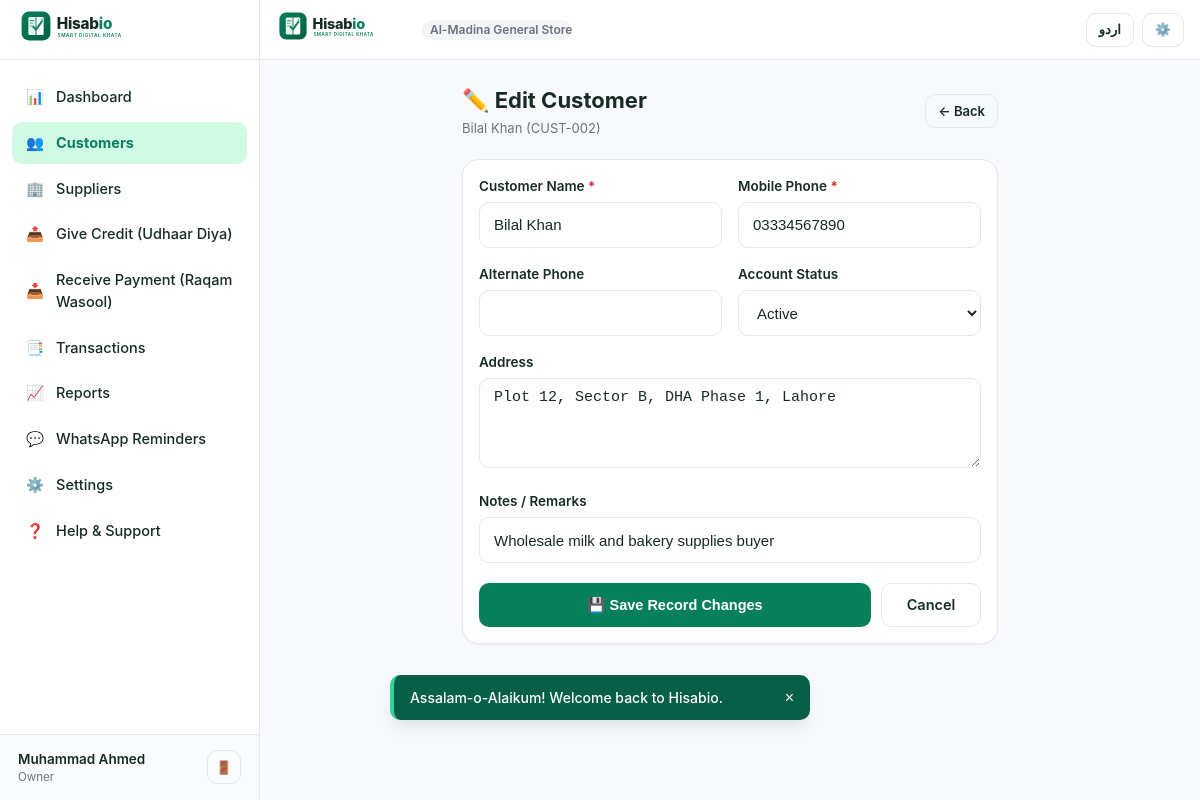
Page /customer-edit.php?id=2 (signed in) on the committed database.
### tables this page shows
CREATE TABLE `users` (
  `id` INT UNSIGNED AUTO_INCREMENT PRIMARY KEY,
  `full_name` VARCHAR(150) NOT NULL,
  `email` VARCHAR(191) NULL,
  `mobile` VARCHAR(25) NOT NULL,
  `password_hash` VARCHAR(255) NOT NULL,
  `status` ENUM('active', 'inactive', 'suspended') DEFAULT 'active',
  `created_at` DATETIME NOT NULL DEFAULT CURRENT_TIMESTAMP,
  `updated_at` DATETIME NOT NULL DEFAULT CURRENT_TIMESTAMP ON UPDATE CURRENT_TIMESTAMP,
  UNIQUE KEY `idx_users_mobile` (`mobile`),
  KEY `idx_users_email` (`email`)
);

CREATE TABLE `roles` (
  `id` INT UNSIGNED AUTO_INCREMENT PRIMARY KEY,
  `business_id` INT UNSIGNED NOT NULL,
  `role_name` VARCHAR(100) NOT NULL,
  `permissions` JSON NULL,
  `created_at` DATETIME NOT NULL DEFAULT CURRENT_TIMESTAMP,
  CONSTRAINT `fk_roles_business` FOREIGN KEY (`business_id`) REFERENCES `businesses` (`id`) ON DELETE CASCADE
);

CREATE TABLE `businesses` (
  `id` INT UNSIGNED AUTO_INCREMENT PRIMARY KEY,
  `business_name` VARCHAR(200) NOT NULL,
  `business_code` VARCHAR(50) NOT NULL UNIQUE,
  `owner_user_id` INT UNSIGNED NOT NULL,
  `business_category` VARCHAR(100) DEFAULT 'General Store',
  `logo` VARCHAR(255) NULL,
  `currency` VARCHAR(10) DEFAULT 'PKR',
  `country` VARCHAR(50) DEFAULT 'Pakistan',
  `city` VARCHAR(100) DEFAULT 'Lahore',
  `address` TEXT NULL,
  `phone` VARCHAR(25) NULL,
  `receipt_footer` TEXT NULL,
  `timezone` VARCHAR(50) DEFAULT 'Asia/Karachi',
  `language` VARCHAR(10) DEFAULT 'en',
  `status` ENUM('active', 'inactive') DEFAULT 'active',
  `created_at` DATETIME NOT NULL DEFAULT CURRENT_TIMESTAMP,
  `updated_at` DATETIME NOT NULL DEFAULT CURRENT_TIMESTAMP ON UPDATE CURRENT_TIMESTAMP,
  CONSTRAINT `fk_businesses_owner` FOREIGN KEY (`owner_user_id`) REFERENCES `users` (`id`) ON DELETE CASCADE
);

CREATE TABLE `customers` (
  `id` INT UNSIGNED AUTO_INCREMENT PRIMARY KEY,
  `business_id` INT UNSIGNED NOT NULL,
  `customer_code` VARCHAR(50) NOT NULL,
  `name` VARCHAR(150) NOT NULL,
  `mobile` VARCHAR(25) NOT NULL,
  `alternate_mobile` VARCHAR(25) NULL,
  `address` TEXT NULL,
  `notes` TEXT NULL,
  `status` ENUM('active', 'archived') DEFAULT 'active',
  `created_by` INT UNSIGNED NULL,
  `created_at` DATETIME NOT NULL DEFAULT CURRENT_TIMESTAMP,
  `updated_at` DATETIME NOT NULL DEFAULT CURRENT_TIMESTAMP ON UPDATE CURRENT_TIMESTAMP,
  `archived_at` DATETIME NULL,
  UNIQUE KEY `idx_cust_code_bus` (`business_id`, `customer_code`),
  KEY `idx_cust_mobile_bus` (`business_id`, `mobile`),
  KEY `idx_cust_name_bus` (`business_id`, `name`),
  CONSTRAINT `fk_customers_business` FOREIGN KEY (`business_id`) REFERENCES `businesses` (`id`) ON DELETE CASCADE
);

### includes/lang.php (called while the page is built, shortened)
<?php
function get_current_lang(): string {
    return $_SESSION['app_lang'] ?? 'en';
}
function is_rtl(): bool {
    return get_current_lang() === 'ur';
}
function get_translations(): array {
    static $dict = null;
    if ($dict !== null) {
        return $dict;
    }
    return $dict;
}
function __(string $key): string {
    $lang = get_current_lang();
    $translations = get_translations();
    return $translations[$lang][$key] ?? $translations['en'][$key] ?? $key;
}

### includes/auth.php (called while the page is built, shortened)
<?php
function is_logged_in(): bool {
    return !empty($_SESSION['user_id']) && !empty($_SESSION['business_id']);
}
function current_user(): ?array {
    $pdo = get_db();
    $stmt = $pdo->prepare("SELECT id, full_name, email, mobile, status FROM users WHERE id = ?");
    $stmt->execute([$_SESSION['user_id']]);
    $user = $stmt->fetch() ?: null;
    return $user;
}
function current_business(): ?array {
    static $business = null;
    if ($business !== null) {
        return $business;
    }
    $pdo = get_db();
    $stmt = $pdo->prepare("
        SELECT b.*, r.role_name, r.permissions
        FROM businesses b
        JOIN business_users bu ON bu.business_id = b.id
        JOIN roles r ON r.id = bu.role_id
        WHERE b.id = ? AND bu.user_id = ? AND b.status = 'active'
    ");
    $stmt->execute([$_SESSION['business_id'], $_SESSION['user_id']]);
    $business = $stmt->fetch() ?: null;
    return $business;
}

### customer-edit.php (the view, shortened to what this page needs)
<?php
require_once __DIR__ . '/includes/auth.php';
$biz = current_business();
$biz_id = (int)$biz['id'];
$customer_id = (int)($_GET['id'] ?? 0);
$pdo = get_db();
$stmt = $pdo->prepare("SELECT * FROM customers WHERE id = ? AND business_id = ?");
$stmt->execute([$customer_id, $biz_id]);
$customer = $stmt->fetch();
include __DIR__ . '/includes/header.php';
?>
<div class="page-container" style="max-width: 600px;">
  <div class="page-header">
    <div>
      <h1 class="page-title">✏️ Edit Customer</h1>
      <p class="page-subtitle"><?= htmlspecialchars($customer['name']) ?> (<?= htmlspecialchars($customer['customer_code']) ?>)</p>
    </div>
    <a href="<?= BASE_URL ?>customer-profile.php?id=<?= $customer['id'] ?>" class="btn btn-outline btn-sm">
      ← <?= __('back') ?>
    </a>
  </div>
  <div class="card">
    <form method="POST" action="" data-loading-state>
      <div class="form-row">
        <div class="form-group">
          <label class="form-label" for="name">
            <?= __('customer_name') ?> <span class="required">*</span>
          </label>
          <input
            type="text"
            id="name"
            name="name"
            class="form-control"
            value="<?= htmlspecialchars($customer['name']) ?>"
            required
          >
        </div>
        <div class="form-group">
          <label class="form-label" for="mobile">
            <?= __('phone') ?> <span class="required">*</span>
          </label>
          <input
            type="tel"
            id="mobile"
            name="mobile"
            class="form-control"
            value="<?= htmlspecialchars($customer['mobile']) ?>"
            required
          >
        </div>
      </div>
      <div class="form-row">
        <div class="form-group">
          <label class="form-label" for="alternate_mobile">Alternate Phone</label>
          <input
            type="tel"
            id="alternate_mobile"
            name="alternate_mobile"
            class="form-control"
            value="<?= htmlspecialchars($customer['alternate_mobile'] ?? '') ?>"
          >
        </div>
        <div class="form-group">
          <label class="form-label" for="status">Account Status</label>
          <select id="status" name="status" class="form-control">
            <option value="active" <?= $customer['status'] === 'active' ? 'selected' : '' ?>>Active</option>
          </select>
        </div>
      </div>
      <div class="form-group">
        <label class="form-label" for="address">Address</label>
        <textarea id="address" name="address" class="form-control" rows="2"><?= htmlspecialchars($customer['address'] ?? '') ?></textarea>
      </div>
      <div class="form-group">
        <label class="form-label" for="notes"><?= __('notes') ?></label>
        <input type="text" id="notes" name="notes" class="form-control" value="<?= htmlspecialchars($customer['notes'] ?? '') ?>">
      </div>
      <div style="display: flex; gap: 10px; margin-top: 20px;">
        <button type="submit" class="btn btn-primary" style="flex: 1;" data-loading-text="Saving Changes...">
          💾 <?= __('save') ?> Changes
        </button>
        <a href="<?= BASE_URL ?>customer-profile.php?id=<?= $customer['id'] ?>" class="btn btn-outline" style="min-width: 100px;">
          <?= __('cancel') ?>
        </a>
      </div>
    </form>
  </div>
</div>
<?php include __DIR__ . '/includes/footer.php'; ?>

### includes/header.php (shortened to what this page needs)
<?php
require_once __DIR__ . '/auth.php';
require_once __DIR__ . '/lang.php';
$current_user = current_user();
$current_business = current_business();
$is_rtl = is_rtl();
$lang = get_current_lang();
?>
<!DOCTYPE html>
<html lang="<?= $lang ?>" dir="<?= $is_rtl ? 'rtl' : 'ltr' ?>">
<head>
  <link rel="stylesheet" href="<?= BASE_URL ?>assets/css/style.css?v=<?= APP_VERSION ?>">
  <link rel="stylesheet" href="<?= BASE_URL ?>assets/css/responsive.css?v=<?= APP_VERSION ?>">
  <link rel="stylesheet" href="<?= BASE_URL ?>assets/css/animations.css?v=<?= APP_VERSION ?>">
  <link rel="stylesheet" href="<?= BASE_URL ?>assets/css/print.css?v=<?= APP_VERSION ?>" media="print">
</head>
<body class="page-enter">
  <div class="app-layout">
    <?php if (is_logged_in()): ?>
      <?php include __DIR__ . '/sidebar.php'; ?>
    <?php endif; ?>
    <main class="main-content">
      <header class="app-header no-print">
        <div class="header-brand">
          <a href="<?= is_logged_in() ? BASE_URL . 'dashboard.php' : BASE_URL . 'login.php' ?>" class="d-flex align-items-center">
            <img src="<?= BASE_URL ?>assets/images/logo.svg" alt="Hisabio Logo">
          </a>
          <?php if ($current_business): ?>
            <span class="badge badge-neutral" style="max-width: 150px; overflow: hidden; text-overflow: ellipsis; white-space: nowrap;">
              <?= htmlspecialchars($current_business['business_name']) ?>
            </span>
          <?php endif; ?>
        </div>
        <div class="header-actions">
          <?php if ($lang === 'en'): ?>
            <a href="?lang=ur" class="btn btn-outline btn-sm" title="اردو میں تبدیل کریں">اردو</a>
          <?php else: ?>
            <a href="?lang=en" class="btn btn-outline btn-sm" title="Switch to English">English</a>
          <?php endif; ?>
          <?php if (is_logged_in()): ?>
            <a href="<?= BASE_URL ?>settings.php" class="btn btn-outline btn-sm" title="<?= __('settings') ?>" aria-label="<?= __('settings') ?>">
              ⚙️
            </a>
          <?php else: ?>
            <a href="<?= BASE_URL ?>login.php" class="btn btn-primary btn-sm"><?= __('login') ?></a>
          <?php endif; ?>
        </div>
      </header>

### includes/sidebar.php
<?php
$current_page = basename($_SERVER['PHP_SELF'] ?? '');
?>
<aside class="app-sidebar no-print">
  <div class="sidebar-header">
    <a href="<?= BASE_URL ?>dashboard.php">
      <img src="<?= BASE_URL ?>assets/images/logo.svg" alt="Hisabio">
    </a>
  </div>
  <nav class="sidebar-nav">
    <a href="<?= BASE_URL ?>dashboard.php" class="sidebar-link <?= $current_page === 'dashboard.php' ? 'active' : '' ?>">
      <span>📊</span>
      <span><?= __('dashboard') ?></span>
    </a>
    <a href="<?= BASE_URL ?>customers.php" class="sidebar-link <?= in_array($current_page, ['customers.php', 'customer-add.php', 'customer-edit.php', 'customer-profile.php', 'customer-ledger.php', 'customer-statement.php'], true) ? 'active' : '' ?>">
      <span>👥</span>
      <span><?= __('customers') ?></span>
    </a>
    <a href="<?= BASE_URL ?>suppliers.php" class="sidebar-link <?= in_array($current_page, ['suppliers.php', 'supplier-add.php', 'supplier-edit.php', 'supplier-profile.php', 'supplier-ledger.php', 'supplier-statement.php'], true) ? 'active' : '' ?>">
      <span>🏢</span>
      <span><?= __('suppliers') ?></span>
    </a>
    <a href="<?= BASE_URL ?>give-credit.php" class="sidebar-link <?= $current_page === 'give-credit.php' ? 'active' : '' ?>">
      <span>📤</span>
      <span><?= __('give_credit') ?></span>
    </a>
    <a href="<?= BASE_URL ?>receive-payment.php" class="sidebar-link <?= $current_page === 'receive-payment.php' ? 'active' : '' ?>">
      <span>📥</span>
      <span><?= __('receive_payment') ?></span>
    </a>
    <a href="<?= BASE_URL ?>transactions.php" class="sidebar-link <?= in_array($current_page, ['transactions.php', 'transaction-details.php', 'transaction-reverse.php'], true) ? 'active' : '' ?>">
      <span>📑</span>
      <span><?= __('transactions') ?></span>
    </a>
    <a href="<?= BASE_URL ?>reports.php" class="sidebar-link <?= $current_page === 'reports.php' ? 'active' : '' ?>">
      <span>📈</span>
      <span><?= __('reports') ?></span>
    </a>
    <a href="<?= BASE_URL ?>reminders.php" class="sidebar-link <?= $current_page === 'reminders.php' ? 'active' : '' ?>">
      <span>💬</span>
      <span><?= __('reminders') ?></span>
    </a>
    <a href="<?= BASE_URL ?>settings.php" class="sidebar-link <?= in_array($current_page, ['settings.php', 'appearance.php', 'security.php', 'backup.php', 'users.php', 'roles.php'], true) ? 'active' : '' ?>">
      <span>⚙️</span>
      <span><?= __('settings') ?></span>
    </a>
    <a href="<?= BASE_URL ?>help.php" class="sidebar-link <?= $current_page === 'help.php' ? 'active' : '' ?>">
      <span>❓</span>
      <span><?= __('help_support') ?></span>
    </a>
  </nav>
  <div class="sidebar-footer">
    <div class="business-pill">
      <span class="business-pill-name"><?= htmlspecialchars($current_user['full_name'] ?? 'User') ?></span>
      <span class="business-pill-role"><?= htmlspecialchars($current_business['role_name'] ?? 'Owner') ?></span>
    </div>
    <a href="<?= BASE_URL ?>logout.php" class="btn btn-outline btn-sm" title="<?= __('logout') ?>" style="padding: 4px 8px;">
      🚪
    </a>
  </div>
</aside>

### rows in the picture
users: full_name "Muhammad Ahmed"
roles: role_name "Owner", business.business_name "Al-Madina General S…"
customers: name "Bilal Khan", customer_code "CUST-002", mobile "03334567890", status "Active", address "Plot 12, Sector B, DHA Phase 1, Lahore", notes "Wholesale milk and bakery supplies buyer"

### other values in the picture
__('dashboard') "Dashboard"
__('customers') "Customers"
__('suppliers') "Suppliers"
__('give_credit') "Give Credit (Udhaar Diya)"
__('receive_payment') "Receive Payment (Raqam Wasool)"
__('transactions') "Transactions"
__('reports') "Reports"
__('reminders') "WhatsApp Reminders"
__('settings') "Settings"
__('help_support') "Help & Support"
__('back') "Back"
__('customer_name') "Customer Name"
__('phone') "Mobile Phone"
__('notes') "Notes / Remarks"
__('save') "Save Record"
